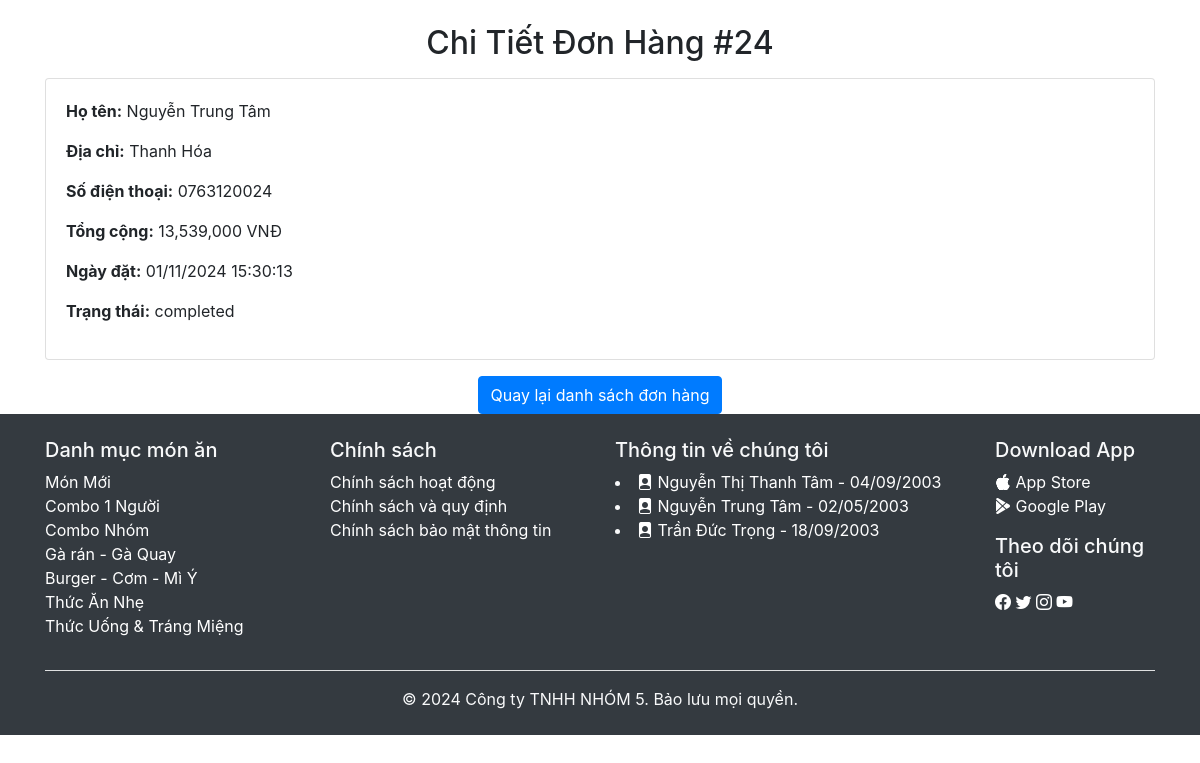
Screenshot of /fast_food_website/view_order_details.php?id=24 (signed in) with the database file from the repository.
### tables this page shows
CREATE TABLE `orders` (
  `id` int(11) NOT NULL,
  `user_id` int(11) NOT NULL,
  `order_date` timestamp NOT NULL DEFAULT current_timestamp(),
  `total` decimal(10,2) NOT NULL,
  `status` enum('pending','completed','canceled') NOT NULL DEFAULT 'pending',
  `address` varchar(255) NOT NULL,
  `phone` varchar(20) NOT NULL,
  `fullname` varchar(255) NOT NULL
);

### fast_food_website/view_order_details.php (the view, shortened to what this page needs)
<?php
include 'includes/db_connection.php';
$order_id = $_GET['id'];
$sql_order = "SELECT * FROM orders WHERE id = ?";
$stmt_order = $conn->prepare($sql_order);
$stmt_order->bind_param("i", $order_id);
$stmt_order->execute();
$result_order = $stmt_order->get_result();
$order = $result_order->fetch_assoc();
?>
<!DOCTYPE html>
<html lang="vi">
<head>
    <link rel="stylesheet" href="https://stackpath.bootstrapcdn.com/bootstrap/4.5.2/css/bootstrap.min.css">
</head>
<body>
    <div class="container mt-4">
        <h2 class="text-center">Chi Tiết Đơn Hàng #<?php echo $order['id']; ?></h2>
        <div class="card mt-3">
            <div class="card-body">
                <p><strong>Họ tên:</strong> <?php echo htmlspecialchars($order['fullname']); ?></p>
                <p><strong>Địa chỉ:</strong> <?php echo htmlspecialchars($order['address']); ?></p>
                <p><strong>Số điện thoại:</strong> <?php echo htmlspecialchars($order['phone']); ?></p>
                <p><strong>Tổng cộng:</strong> <?php echo number_format($order['total']) . ' VNĐ'; ?></p>
                <p><strong>Ngày đặt:</strong> <?php echo date('d/m/Y H:i:s', strtotime($order['order_date'])); ?></p>
                <p><strong>Trạng thái:</strong> <?php echo htmlspecialchars($order['status']); ?></p>
            </div>
        </div>
        <div class="text-center mt-3">
            <a href="admin_orders.php" class="btn btn-primary">Quay lại danh sách đơn hàng</a>
        </div>
    </div>
    <?php include 'includes/footer.php'; ?>
</body>
</html>

### rows the page displays
orders: id "24", fullname "Nguyễn Trung Tâm", address "Thanh Hóa", phone "0763120024", total "13,539,000", order_date "01/11/2024 15:30:13", status "completed"
